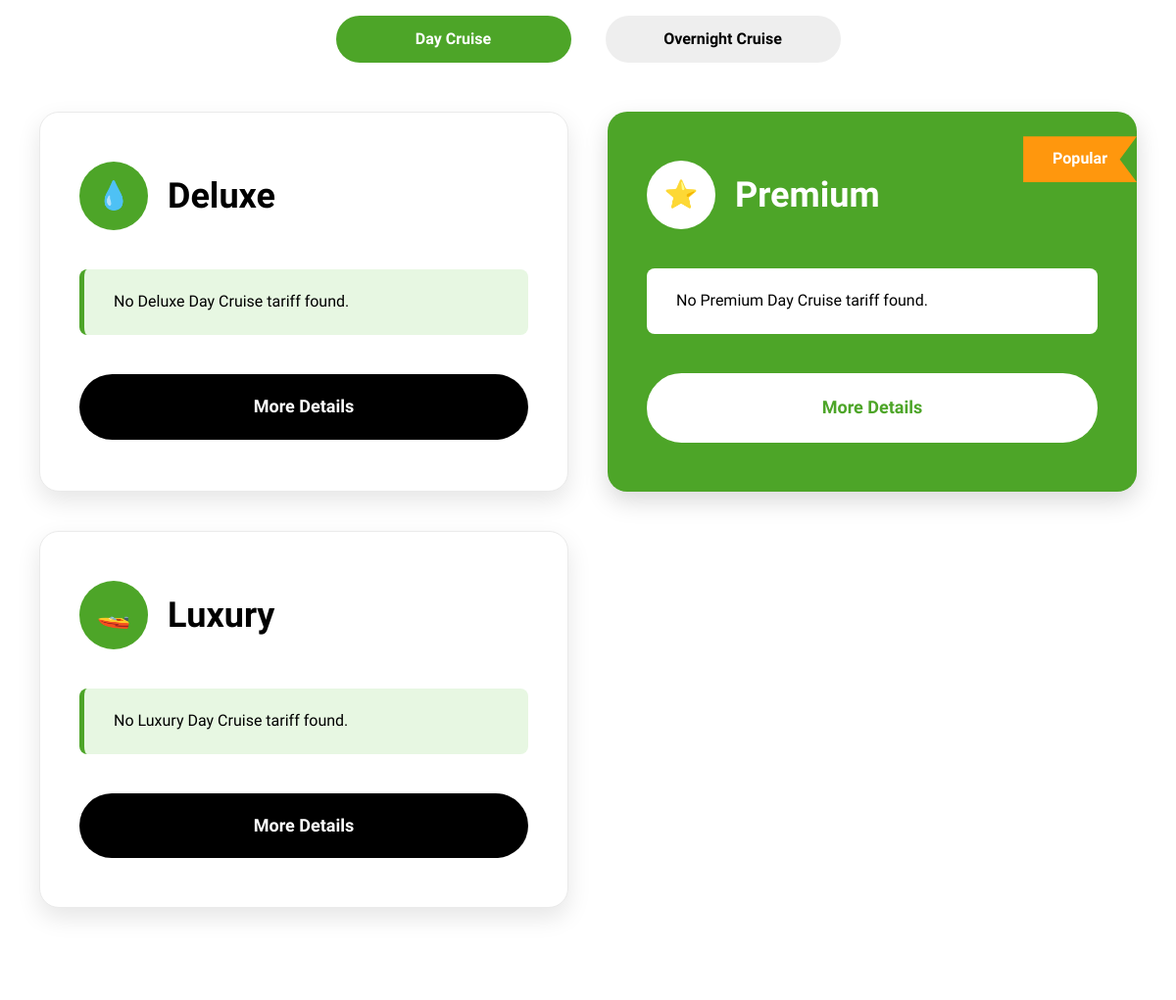
The app's page /tariffs (middle part), older data.
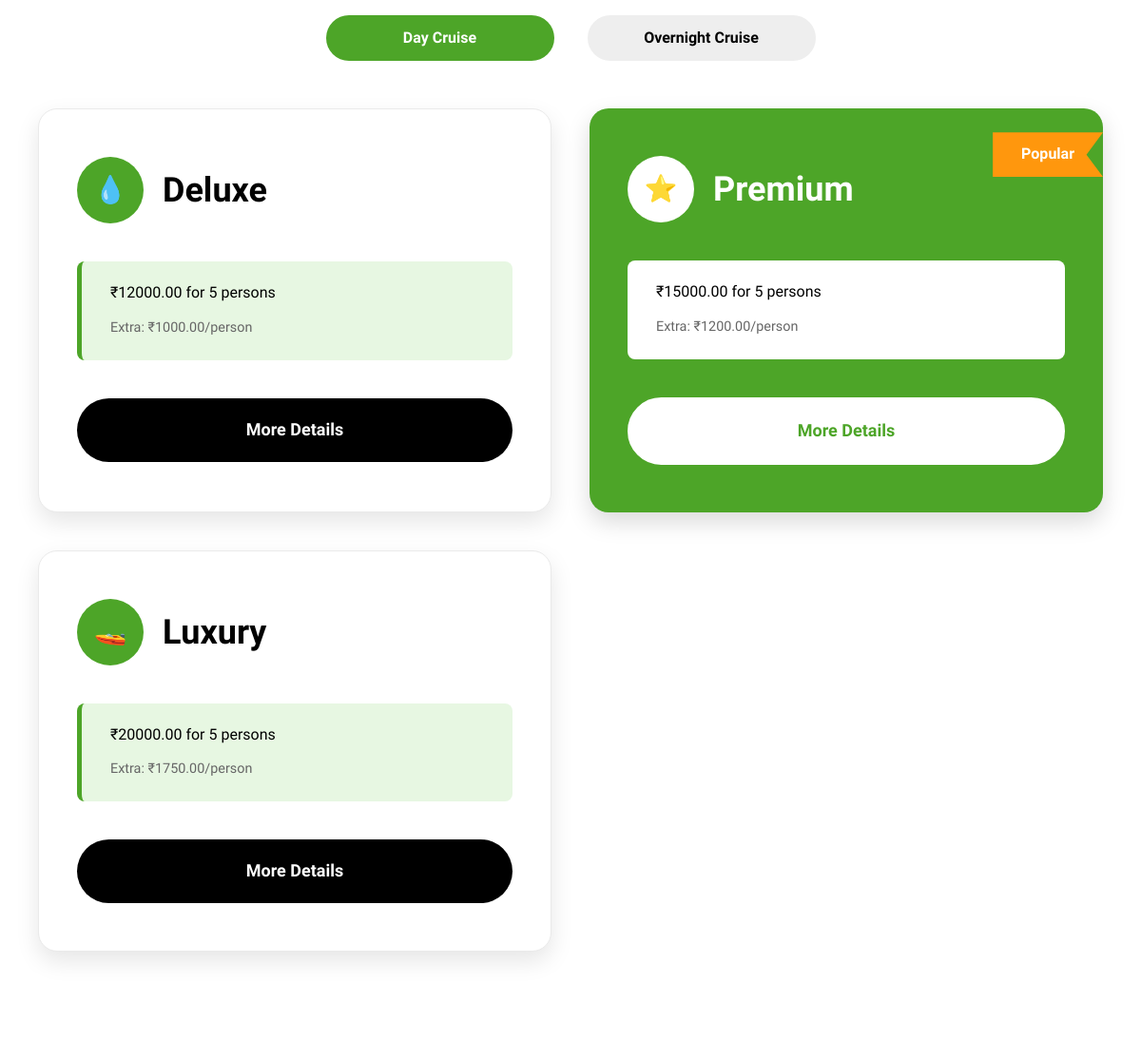
The same page, newer data.
### app/models.py (models this page shows, shortened)
class Tariff1(models.Model):
    CATEGORY_CHOICES = [
        ('Deluxe', 'Deluxe'),
        ('Premium', 'Premium'),
        ('Luxury', 'Luxury'),
    ]
    TYPE_CHOICES = [
        ('DayCruise', 'DayCruise'),
        ('OvernightCruise', 'OvernightCruise'),
    ]
    category = models.CharField(max_length=50, choices=CATEGORY_CHOICES)
    type = models.CharField(max_length=50, choices=TYPE_CHOICES)
    amount = models.DecimalField(max_digits=10, decimal_places=2, null=True, blank=True)
    base_people = models.PositiveIntegerField(null=True, blank=True)
    extra_person_amount = models.DecimalField(max_digits=10, decimal_places=2, null=True, blank=True)
    room_count = models.PositiveIntegerField(null=True, blank=True)
    extra_person_charge = models.DecimalField(max_digits=10, decimal_places=2, null=True, blank=True)
    note = models.TextField(null=True, blank=True)

### app/views.py (the view)
# urls.py: path('tariffs',views.tariffs,name='tariffs'),
def tariffs(request):
    deluxe_day = Tariff1.objects.filter(category="Deluxe", type="DayCruise")
    premium_day = Tariff1.objects.filter(category="Premium", type="DayCruise")
    luxury_day = Tariff1.objects.filter(category="Luxury", type="DayCruise")
    deluxe_night = Tariff1.objects.filter(category="Deluxe", type="OvernightCruise")
    premium_night = Tariff1.objects.filter(category="Premium", type="OvernightCruise")
    luxury_night = Tariff1.objects.filter(category="Luxury", type="OvernightCruise")
    return render(request, 'public/tariff.html', {
        'deluxe_day': deluxe_day,
        'premium_day': premium_day,
        'luxury_day': luxury_day,
        'deluxe_night': deluxe_night,
        'premium_night': premium_night,
        'luxury_night': luxury_night
    })

### templates/public/tariff.html (shortened to what the changed rows need)
{% extends 'public/home2.html' %}
{% load static %}
{% block content %}
<main id="main">
<div class="pkg-wrapper">
    <br>
    <div class="pkg-content-wrapper">
        <div class="pkg-container">
            <div id="tariff-day">
                <div class="pkg-pricing-grid" id="pricing-cards-day">
                    <div class="pkg-pricing-card">
                        <div class="pkg-card-header">
                            <h2 class="pkg-plan-name" style="font-family:Bricolage Grotesque, sans-serif;">Deluxe</h2>
                        </div>
                        <div class="pkg-pricing-items">
                            {% for price in deluxe_day %}
                                <div class="pkg-pricing-item">
                                    {% if price.base_people and price.extra_person_amount %}
                                        ₹{{ price.amount }} for {{ price.base_people }} persons
                                        <div style="font-size:0.9em; color:#666; margin-top:6px;">
                                            Extra: ₹{{ price.extra_person_amount }}/person
                                        </div>
                                    {% else %}
                                        {{ price.room_count }} – {% if price.amount == "On Demand" %}On Demand{% else %}₹{{ price.amount }}{% endif %}
                                    {% endif %}
                                </div>
                            {% empty %}
                                <div class="pkg-pricing-item">No Deluxe Day Cruise tariff found.</div>
                            {% endfor %}
                        </div>
                    </div>
                    <div class="pkg-pricing-card pkg-premium">
                        <div class="pkg-card-header">
                            <h2 class="pkg-plan-name" style="font-family:Bricolage Grotesque, sans-serif;">Premium</h2>
                        </div>
                        <div class="pkg-pricing-items">
                            {% for price in premium_day %}
                                <div class="pkg-pricing-item">
                                    {% if price.base_people and price.extra_person_amount %}
                                        ₹{{ price.amount }} for {{ price.base_people }} persons
                                        <div style="font-size:0.9em; color:#666; margin-top:6px;">
                                            Extra: ₹{{ price.extra_person_amount }}/person
                                        </div>
                                    {% else %}
                                        {{ price.room_count }} – {% if price.amount == "On Demand" %}On Demand{% else %}₹{{ price.amount }}{% endif %}
                                    {% endif %}
                                </div>
                            {% empty %}
                                <div class="pkg-pricing-item">No Premium Day Cruise tariff found.</div>
                            {% endfor %}
                        </div>
                    </div>
                    <div class="pkg-pricing-card">
                        <div class="pkg-card-header">
                            <h2 class="pkg-plan-name" style="font-family:Bricolage Grotesque, sans-serif;">Luxury</h2>
                        </div>
                        <div class="pkg-pricing-items">
                            {% for price in luxury_day %}
                                <div class="pkg-pricing-item">
                                    {% if price.base_people and price.extra_person_amount %}
                                        ₹{{ price.amount }} for {{ price.base_people }} persons
                                        <div style="font-size:0.9em; color:#666; margin-top:6px;">
                                            Extra: ₹{{ price.extra_person_amount }}/person
                                        </div>
                                    {% else %}
                                        {{ price.room_count }} – {% if price.amount == "On Demand" %}On Demand{% else %}₹{{ price.amount }}{% endif %}
                                    {% endif %}
                                </div>
                            {% empty %}
                                <div class="pkg-pricing-item">No Luxury Day Cruise tariff found.</div>
                            {% endfor %}
                        </div>
                    </div>
                </div>
            </div>
        </div>
    </div>
</div>
</main>
{% endblock %}

Row changes from the older to the newer data that the page shows:
added Tariff1: amount "12000.00", base_people "5", extra_person_amount "1000.00", shown under "Deluxe"
added Tariff1: amount "15000.00", base_people "5", extra_person_amount "1200.00", shown under "Premium"
added Tariff1: amount "20000.00", base_people "5", extra_person_amount "1750.00", shown under "Luxury"
Text that changed along with them:
text no longer shown: "No Deluxe Day Cruise tariff found. No Premium Day Cruise tariff found. No Luxury Day Cruise tariff found."
